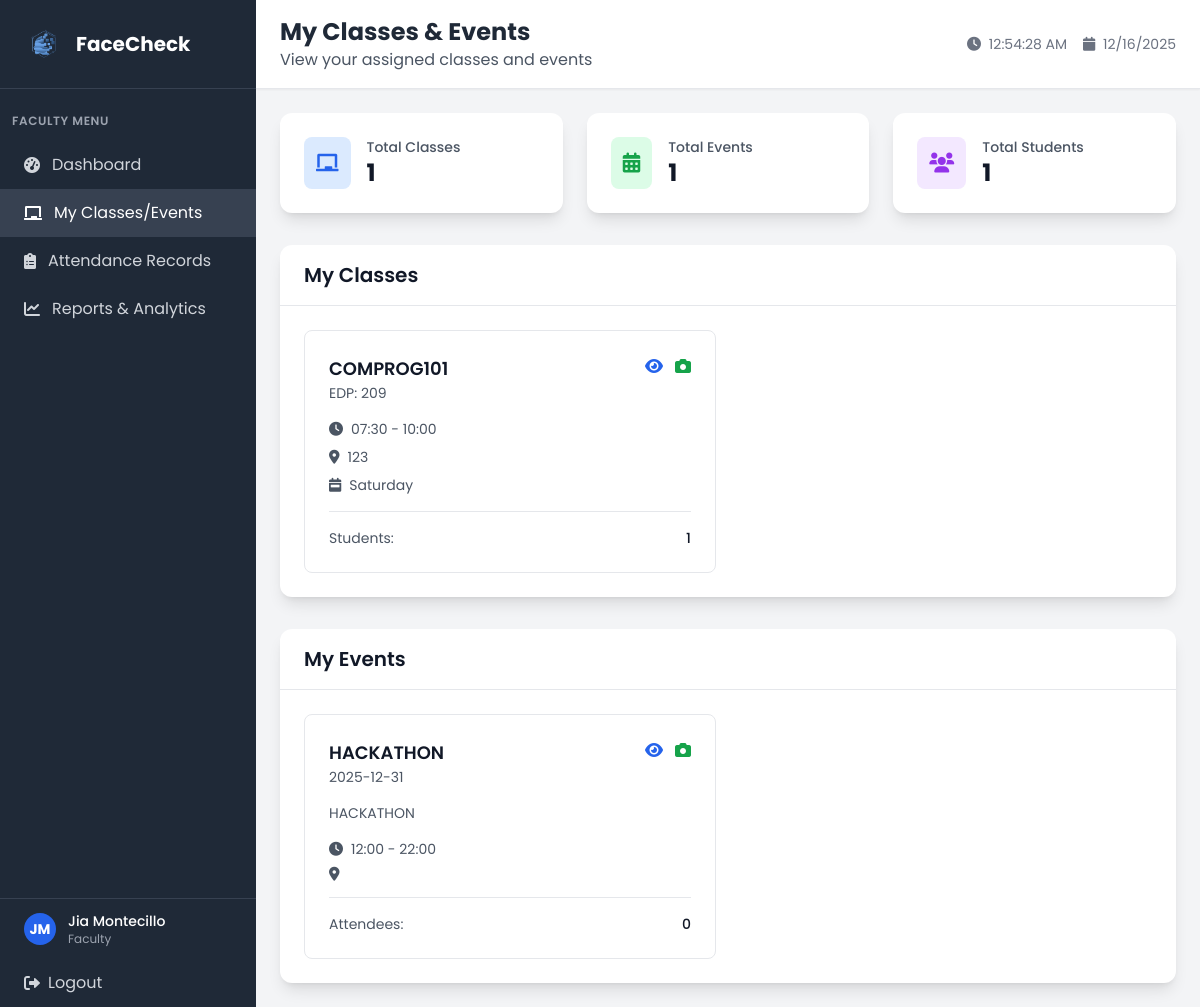
The app's page /faculty/my_classes (signed in), older data.
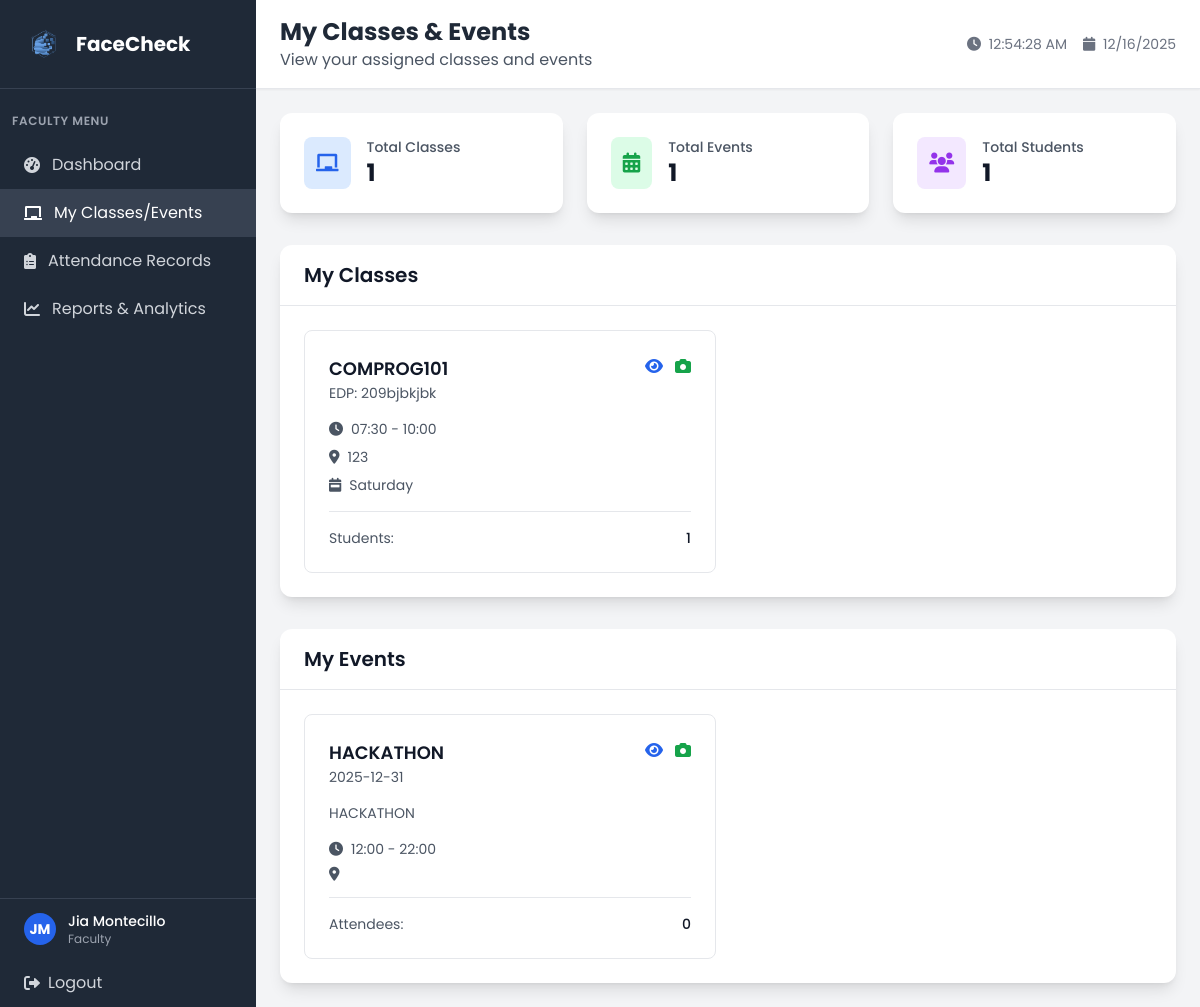
The same page, newer data.
### tables this page shows
CREATE TABLE class (
            class_id INTEGER PRIMARY KEY AUTOINCREMENT,
            class_name VARCHAR(20) NOT NULL,
            edpcode VARCHAR(20) NOT NULL UNIQUE,
            start_time TIME,
            end_time TIME,
            room VARCHAR(10),
            faculty_id INTEGER NOT NULL, is_active BOOLEAN DEFAULT 1,
            FOREIGN KEY (faculty_id) REFERENCES faculty(faculty_id)
        );

### app.py (the view)
@app.route('/faculty/my_classes')
def faculty_my_classes():
    if 'user_id' not in session or session['role'] != 'faculty':
        return redirect(url_for('login'))
    conn = get_db_connection()
    try:
        conn.execute('ALTER TABLE faculty ADD COLUMN profile_picture VARCHAR(255)')
        conn.commit()
    except:
        pass  # Column already exists
    faculty_info = conn.execute('''
        SELECT u.*, f.faculty_id, f.position, f.attendance_image, f.profile_picture, d.dept_name
        FROM user u
        JOIN faculty f ON u.user_id = f.user_id
        LEFT JOIN department d ON u.dept_id = d.dept_id
        WHERE u.user_id = ?
    ''', (session['user_id'],)).fetchone()
    if not faculty_info:
        conn.close()
        flash('Faculty record not found', 'error')
        return redirect(url_for('faculty_dashboard'))
    deactivate_ended_events(conn)
    classes = conn.execute('''
        SELECT c.*,
               COUNT(DISTINCT sc.student_id) as student_count,
               GROUP_CONCAT(DISTINCT d.day_name) as days
        FROM class c
        LEFT JOIN student_class sc ON c.class_id = sc.class_id
        LEFT JOIN class_days cd ON c.class_id = cd.class_id
        LEFT JOIN days d ON cd.day_id = d.day_id
        WHERE c.faculty_id = ? AND c.is_active = 1
        GROUP BY c.class_id
        ORDER BY c.class_name
    ''', (faculty_info['faculty_id'],)).fetchall()
    events = conn.execute('''
        SELECT e.*,
               COUNT(DISTINCT ea.user_id) as attendee_count
        FROM event e
        LEFT JOIN event_attendance ea ON e.event_id = ea.event_id
        WHERE e.faculty_id = ? AND e.is_active = 1
        GROUP BY e.event_id
        ORDER BY e.event_date DESC
    ''', (faculty_info['faculty_id'],)).fetchall()
    total_students = conn.execute('''
        SELECT COUNT(DISTINCT sc.student_id) as total
        FROM class c
        JOIN student_class sc ON c.class_id = sc.class_id
        WHERE c.faculty_id = ? AND c.is_active = 1
    ''', (faculty_info['faculty_id'],)).fetchone()
    conn.close()
    return render_template('faculty/faculty_my_classes.html',
                         faculty_info=faculty_info,
                         classes=classes,
                         events=events,
                         total_students=total_students['total'] if total_students else 0)

### app.py (called while the page is built)
def get_db_connection():
    try:
        conn = sqlite3.connect('facecheck.db', timeout=30.0)
        conn.row_factory = sqlite3.Row
        conn.execute('PRAGMA foreign_keys = ON')
        try:
            cur = conn.cursor()
            cur.execute("PRAGMA table_info(faculty)")
            columns = [row[1] for row in cur.fetchall()]
            if 'attendance_image' not in columns:
                cur.execute("ALTER TABLE faculty ADD COLUMN attendance_image VARCHAR(255)")
                conn.commit()
        except Exception:
            pass
        return conn
    except sqlite3.Error as e:
        print(f"Database connection error: {e}")
        raise

### templates/faculty/faculty_my_classes.html (shortened to what the changed rows need)
<!DOCTYPE html>
<html lang="en">
<head>
    <script src="https://cdn.tailwindcss.com"></script>
    <link href="https://cdnjs.cloudflare.com/ajax/libs/font-awesome/6.0.0/css/all.min.css" rel="stylesheet">
    <link rel="stylesheet" href="{{ url_for('static', filename='css/global.css') }}">
</head>
<body class="bg-gray-100">
    <div class="flex h-screen">
        <div class="w-64 bg-gray-800 text-white">
            <div class="p-6 border-b border-gray-700">
                <div class="flex items-center">
                    <h1 class="text-xl font-bold">FaceCheck</h1>
                </div>
            </div>
        </div>
        <div class="flex-1 flex flex-col overflow-hidden">
            <header class="bg-white shadow-sm border-b border-gray-200">
                <div class="px-6 py-4">
                    <div class="flex items-center justify-between">
                        <div>
                            <h2 class="text-2xl font-bold text-gray-800">My Classes & Events</h2>
                        </div>
                    </div>
                </div>
            </header>
            <main class="flex-1 overflow-y-auto p-6">
                <div class="bg-white rounded-xl shadow-lg mb-8">
                    <div class="p-6">
                        {% if classes %}
                        <div class="grid grid-cols-1 lg:grid-cols-2 xl:grid-cols-3 gap-6">
                            {% for class_info in classes %}
                            <div class="border border-gray-200 rounded-lg p-6 hover:shadow-md transition-shadow">
                                <div class="flex items-start justify-between mb-4">
                                    <div>
                                        <h4 class="text-lg font-semibold text-gray-900">{{ class_info.class_name }}</h4>
                                        <p class="text-sm text-gray-600">EDP: {{ class_info.edpcode }}</p>
                                    </div>
                                <div class="flex space-x-3">
                                    <a href="{{ url_for('faculty_class_view', class_id=class_info.class_id) }}" class="text-blue-600 hover:text-blue-800" title="View Class Details">
                                        <i class="fas fa-eye"></i>
                                    </a>
                                    <a href="#"
                                       class="text-green-600 hover:text-green-800 camera-link-class"
                                       title="Take Attendance"
                                       data-class-id="{{ class_info.class_id }}"
                                       data-class-name="{{ class_info.class_name }}"
                                       data-start-time="{{ class_info.start_time }}"
                                       data-end-time="{{ class_info.end_time }}"
                                       data-days="{{ class_info.days }}"
                                       data-room="{{ class_info.room }}">
                                        <i class="fas fa-camera"></i>
                                    </a>
                                </div>
                                </div>
                                <div class="space-y-2 text-sm text-gray-600">
                                    <div class="flex items-center">
                                        <i class="fas fa-clock mr-2"></i>
                                        <span>{{ class_info.start_time }} - {{ class_info.end_time }}</span>
                                    </div>
                                    <div class="flex items-center">
                                        <i class="fas fa-map-marker-alt mr-2"></i>
                                        <span>{{ class_info.room }}</span>
                                    </div>
                                    <div class="flex items-center">
                                        <i class="fas fa-calendar-week mr-2"></i>
                                        <span>{{ class_info.days }}</span>
                                    </div>
                                </div>
                                <div class="mt-4 pt-4 border-t border-gray-200">
                                    <div class="flex items-center justify-between">
                                        <span class="text-sm text-gray-600">Students:</span>
                                        <span class="text-sm font-medium text-gray-900">{{ class_info.student_count }}</span>
                                    </div>
                                </div>
                            </div>
                            {% endfor %}
                        </div>
                        {% else %}
                        <div class="text-center py-12">
                            <i class="fas fa-chalkboard text-gray-400 text-6xl mb-4"></i>
                            <h3 class="text-lg font-medium text-gray-900 mb-2">No Classes Assigned</h3>
                            <p class="text-gray-600">You don't have any classes assigned yet.</p>
                        </div>
                        {% endif %}
                    </div>
                </div>
            </main>
        </div>
    </div>
</body>
</html>

Row changes from the older to the newer data that the page shows:
changed class "COMPROG101": edpcode "209" → "209bjbkjbk"
